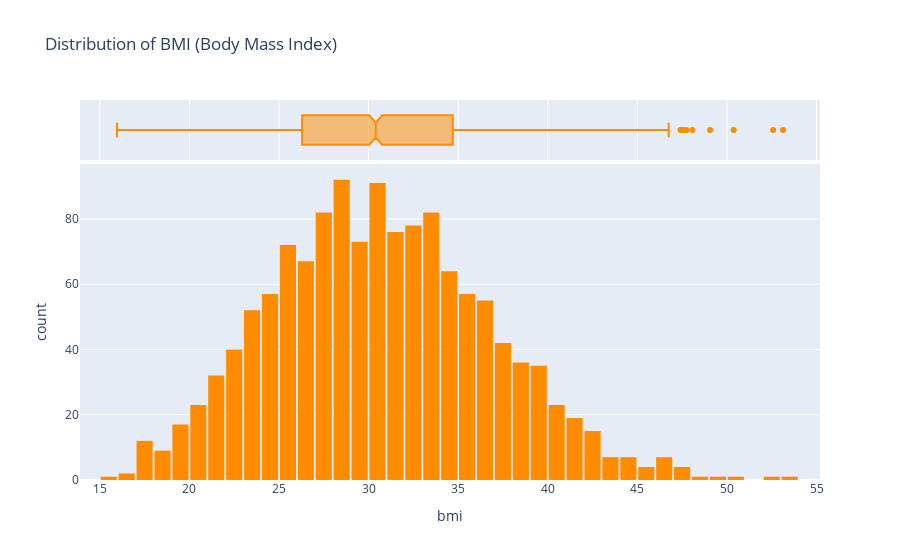

This figure's notebook cell:
### Markdown cell above
### Body Mass Index

Let's look at the distribution of BMI (Body Mass Index) of customers, using a histogram and box plot.

### Code cell
fig = px.histogram(df, 
                   x='bmi', 
                   marginal='box', 
                   color_discrete_sequence=['red'], 
                   title='Distribution of BMI (Body Mass Index)')
fig.update_layout(bargap=0.1)
fig.update_traces(marker_color="darkorange")
fig.show()

### Figure 1 — Plotly figure (JSON) as saved in the notebook; plotly's stock layout.template omitted (floating-point values rounded to 4 significant figures; data arrays with more than 128 entries replaced by an {"elided": "..."} marker saying what was removed)
{"data": [{"alignmentgroup": "True", "bingroup": "x", "hovertemplate": "bmi=%{x}<br>count=%{y}<extra></extra>", "legendgroup": "", "marker": {"color": "darkorange", "pattern": {"shape": ""}}, "name": "", "offsetgroup": "", "orientation": "v", "showlegend": false, "type": "histogram", "x": {"elided": "1338 float values"}, "xaxis": "x", "yaxis": "y"}, {"alignmentgroup": "True", "hovertemplate": "bmi=%{x}<extra></extra>", "legendgroup": "", "marker": {"color": "darkorange"}, "name": "", "notched": true, "offsetgroup": "", "showlegend": false, "type": "box", "x": {"elided": "1338 float values"}, "xaxis": "x2", "yaxis": "y2"}], "layout": {"bargap": 0.1, "barmode": "relative", "legend": {"tracegroupgap": 0}, "title": {"text": "Distribution of BMI (Body Mass Index)"}, "xaxis": {"anchor": "y", "domain": [0, 1], "title": {"text": "bmi"}}, "xaxis2": {"anchor": "y2", "domain": [0, 1], "matches": "x", "showgrid": true, "showticklabels": false}, "yaxis": {"anchor": "x", "domain": [0, 0.8316], "title": {"text": "count"}}, "yaxis2": {"anchor": "x2", "domain": [0.8416, 1], "matches": "y2", "showgrid": false, "showline": false, "showticklabels": false, "ticks": ""}}}
